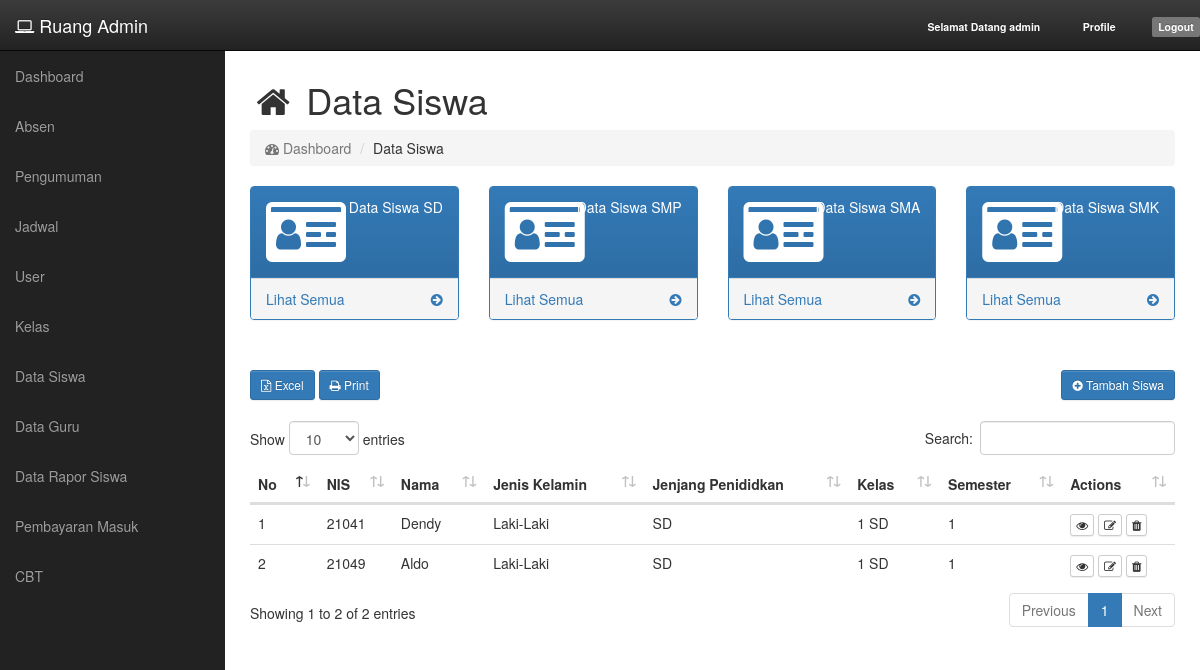
The app's page /siswa (signed in), older data.
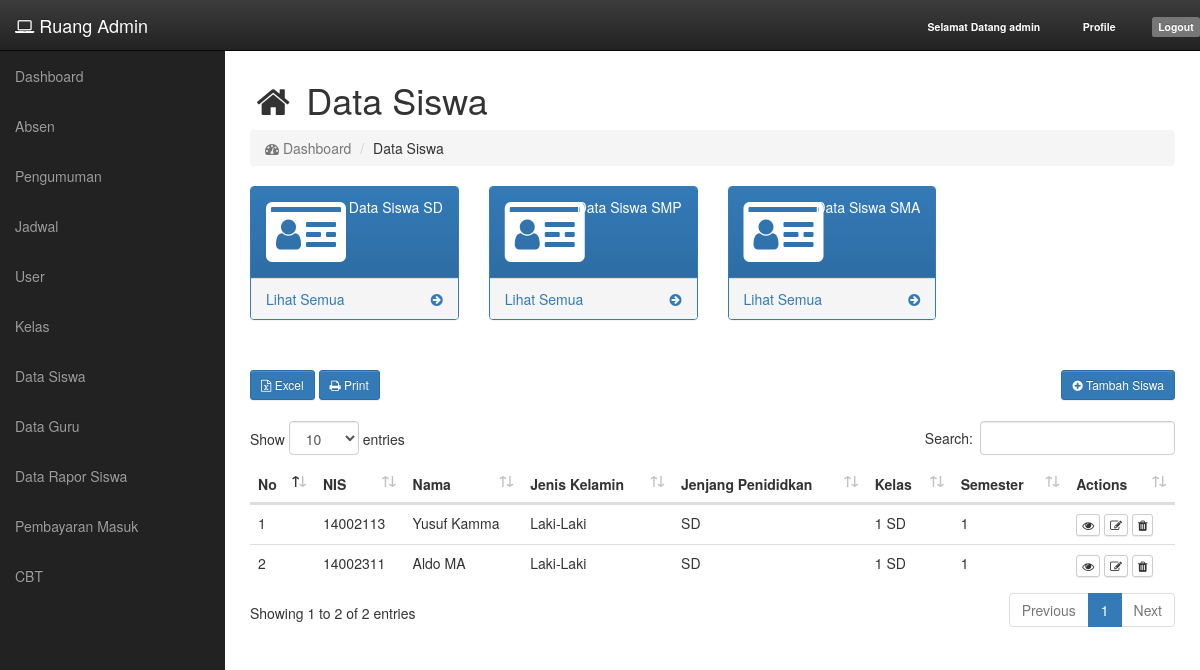
The same page, newer data.
### tables this page shows
CREATE TABLE `tb_jenjang` (
  `jenjang_id` int(11) NOT NULL,
  `jenjang_nama` varchar(255) DEFAULT NULL
);

CREATE TABLE `tb_siswa` (
  `siswa_id` int(11) NOT NULL,
  `siswa_nis` varchar(255) DEFAULT NULL,
  `siswa_nama` varchar(255) DEFAULT NULL,
  `siswa_tmp_lahir` varchar(255) DEFAULT NULL,
  `siswa_tgl_lahir` date DEFAULT NULL,
  `siswa_jenis_kelamin` int(11) DEFAULT NULL,
  `siswa_agama` varchar(255) DEFAULT NULL,
  `siswa_anak_ke` int(11) DEFAULT NULL,
  `siswa_alamat` text,
  `siswa_nama_ayah` varchar(255) DEFAULT NULL,
  `siswa_nama_ibu` varchar(255) DEFAULT NULL,
  `siswa_alamat_ortu` text,
  `siswa_nohp_ortu` varchar(255) DEFAULT NULL,
  `siswa_pekerjaan_ayah` varchar(255) DEFAULT NULL,
  `siswa_pekerjaan_ibu` varchar(255) DEFAULT NULL,
  `siswa_nama_wali` varchar(255) DEFAULT NULL,
  `siswa_nohp_wali` varchar(255) DEFAULT NULL,
  `siswa_alamat_wali` text,
  `siswa_pekerjaan_wali` varchar(255) DEFAULT NULL,
  `siswa_jenjang` int(11) DEFAULT NULL,
  `siswa_kelas` int(11) DEFAULT NULL,
  `siswa_semester` varchar(255) DEFAULT NULL,
  `siswa_foto` varchar(255) DEFAULT NULL,
  `siswa_uid` int(11) DEFAULT NULL
);

CREATE TABLE `tb_tingkat` (
  `tingkat_id` int(11) NOT NULL,
  `tingkat_nama` varchar(255) DEFAULT NULL
);

### app/core/Controller.php (called while the page is built, shortened)
<?php
class Controller {
	public function model($model) {
		return new $model;
	}
	public function view($view, $data = []) {
		require_once 'app/views/' . $view . '.php';
	}
}

### app/core/App.php (called while the page is built, shortened)
<?php
class App {
  protected $method = 'index';
  protected $params = [];
  public function __construct() {
    $this->controller = new $this->controller;
    call_user_func_array([$this->controller, $this->method], $this->params);
  }
}

### index.php (called while the page is built, shortened)
<?php
$app = new App;

### app/helpers/eda_helper.php (called while the page is built, shortened)
<?php
if (!function_exists('base_url')) {
	function base_url($atRoot=FALSE, $atCore=FALSE, $parse=FALSE){
		if (isset($_SERVER['HTTP_HOST'])) {
			$http = isset($_SERVER['HTTPS']) && strtolower($_SERVER['HTTPS']) !== 'off' ? 'https' : 'http';
			$hostname = $_SERVER['HTTP_HOST'];
			$dir = str_replace(basename($_SERVER['SCRIPT_NAME']), '', $_SERVER['SCRIPT_NAME']);
			$core = preg_split('@/@', str_replace($_SERVER['DOCUMENT_ROOT'], '', realpath(dirname(__FILE__))), NULL, PREG_SPLIT_NO_EMPTY);
			$core = $core[0];
			$tmplt = $atRoot ? ($atCore ? "%s://%s/%s/" : "%s://%s/") : ($atCore ? "%s://%s/%s/" : "%s://%s%s");
			$end = $atRoot ? ($atCore ? $core : $hostname) : ($atCore ? $core : $dir);
			$base_url = sprintf( $tmplt, $http, $hostname, $end );
		}
		else $base_url = 'http://localhost/';
		return $base_url;
	}
}

### app/core/Model.php (called while the page is built, shortened)
<?php
class Model {
	private $host = DB_HOST;
	private $user = DB_USER;
	private $pass = DB_PASS;
	private $db_name = DB_NAME;
	private $dbh;
	private $stmt;
	public function __construct() {
		$dsn = 'mysql:host=' . $this->host . ';dbname=' . $this->db_name;
		$option = [
			PDO::ATTR_PERSISTENT => true,
			PDO::ATTR_ERRMODE => PDO::ERRMODE_EXCEPTION
		];
		try {
			$this->dbh = new PDO($dsn, $this->user, $this->pass, $option);
		} catch (PDOException $e) {
			die($e->getMessage());
		}
	}
	public function query($query) {
		$this->stmt = $this->dbh->prepare($query);
	}
	public function bind($param, $value, $type = NULL) {
		if (is_null($type)) {
			switch (true) {
				case is_int($value):
					$type = PDO::PARAM_INT;
					break;
			}
		}
		$this->stmt->bindValue($param, $value, $type);
	}
	public function execute() {
		$this->stmt->execute();
	}
	public function result() {
		$this->execute();
		return $this->stmt->fetchAll(PDO::FETCH_ASSOC);
	}
}

### app/models/Jenjang_model.php (called while the page is built, shortened)
<?php
class Jenjang_model {
	private $table = 'tb_jenjang';
	private $db;
	public function __construct() {
		$this->db = new Model;
	}
	public function get_orderby($order = NULL) {
		$this->db->query('SELECT * FROM ' . $this->table  . (!is_null($order) ? ' ORDER BY ' . $order : '') );
		return $this->db->result();
	}
}

### app/models/Siswa_model.php (called while the page is built, shortened)
<?php
class Siswa_model {
	private $table = 'tb_siswa';
	private $db;
	public function __construct() {
		$this->db = new Model;
	}
	public function get_all($by, $single = FALSE) {
		$this->db->query(
			'SELECT * FROM '
			. $this->table .
			' INNER JOIN tb_jenjang ON jenjang_id = siswa_jenjang ' .
			' INNER JOIN tb_kelas ON kelas_id = siswa_kelas ' .
			' INNER JOIN tb_tingkat ON tingkat_id = kelas_tingkat ' .
			(!is_null($by) ? ' WHERE ' . $by[0] . '=:' . $by[0] : '')
		);
		if (!is_null($by)) {
			$this->db->bind($by[0], $by[1]);
		}
		if ($single) {
			$method = $this->db->row();
		} else {
			$method = $this->db->result();
		}
		return $method;
	}
}

### app/views/siswa/v_daftar_siswa.php (the view, shortened to what the changed rows need)
<link rel="stylesheet" href="<?php echo base_url(); ?>assets/plugins/datatables/css/dataTables.bootstrap4.min.css">
<link rel="stylesheet" href="<?php echo base_url(); ?>assets/plugins/datatables/css/buttons.dataTables.min.css">
<?php if ($_SESSION['role'] == 1) { ?>
<div id="page-wrapper">
    <div class="container-fluid">
        <div class="row">
            <div class="col-md-12">
                <h1><i class="fa fa-home fa-fw"></i> Data Siswa</h1>
            </div>
        </div>
        <div class="row mb-3">
            <?php foreach($data['jenjang'] as $key => $jenjang) : ?>
            <div class="col-lg-3 col-md-6 col-sm-6 col-xs-12">
                <div class="panel panel-primary">
                    <div class="panel-heading">
                        <div class="row">
                            <div class="col-xs-3">
                                <i class="fa fa-id-card fa-5x"></i>
                            </div>
                            <div class="col-lg-9 text-right">
                                <div>Data Siswa <?php echo $jenjang['jenjang_nama']; ?></div>
                            </div>
                        </div>
                    </div>
                    <a href="<?php echo base_url(); ?>siswa/<?php echo $jenjang['jenjang_id']; ?>">
                        <div class="panel-footer">
                            <span class="pull-left">Lihat Semua</span>
                            <span class="pull-right"><i class="fa fa-arrow-circle-right"></i></span>
                            <div class="clearfix"></div>
                        </div>
                    </a>
                </div>
            </div>
            <?php endforeach; ?>
        </div>
<?php } ?>
        <div class="row">
            <div class="col-md-12">
                <div class="table-responsive">
                    <table id="tblSiswa" class="table table-borered table-hover">
                        <thead>
                            <tr>
                                <th>No</th>
                                <th>NIS</th>
                                <th>Nama</th>
                                <th>Jenis Kelamin</th>
                                <th>Jenjang Penididkan</th>
                                <th>Kelas</th>
                                <th>Semester</th>
                                <th style="max-width: 8vw;">Actions</th>
                            </tr>
                        </thead>
                        <tbody>
                            <?php foreach($data['siswa'] as $key => $siswa) : ?>
                                <tr>
                                    <td><?php echo $key + 1; ?></td>
                                    <td><?php echo $siswa['siswa_nis']; ?></td>
                                    <td><?php echo $siswa['siswa_nama']; ?></td>
                                    <td><?php echo ($siswa['siswa_jenis_kelamin'] == 1 ? 'Laki-Laki' : ($siswa['siswa_jenis_kelamin'] == 2 ? 'Wanita' : '')); ?></td>
                                    <td><?php echo $siswa['jenjang_nama']; ?></td>
                                    <td><?php echo $siswa['tingkat_nama'] . ' ' . $siswa['jenjang_nama'] ; ?></td>
                                    <td><?php echo $siswa['siswa_semester']; ?></td>
                                    <td>
                                        <a href="<?php echo base_url(); ?>siswa/detail/<?php echo $siswa['siswa_id']; ?>" class="btn btn-default btn-xs"><i class="fa fa-eye"></i></a>
                                        <a href="<?php echo base_url(); ?>siswa/detail/<?php echo $siswa['siswa_id']; ?>" class="btn btn-default btn-xs"><i class="fa fa-edit"></i></a>
                                        <button class="btn btn-default btn-xs" data-id="<?php echo $siswa['siswa_id']; ?>" data-uid="<?php echo $siswa['siswa_uid']; ?>" data-jenjang="<?php echo $siswa['siswa_jenjang']; ?>" onclick="hapus(this)"><i class="fa fa-trash"></i></button>
                                    </td>
                                </tr>
                            <?php endforeach; ?>
                        </tbody>
                    </table>
                </div>
            </div>
        </div>
    </div>
</div>
<?php if ($_SESSION['role'] == 1) { ?>
    </div>
<?php } else { ?>
</section>
<?php } ?>

Row changes from the older to the newer data that the page shows:
removed tb_jenjang: jenjang_nama "SMK"
removed tb_siswa: siswa_nis "21049", siswa_nama "Aldo", siswa_jenis_kelamin "Laki-Laki", siswa_jenjang.jenjang_nama "SD", tb_tingkat.tingkat_nama "1", siswa_semester "1"
changed tb_siswa: siswa_nis "21041" → "14002113"; siswa_nama "Dendy" → "Yusuf Kamma"
now on this page (row edited): tb_siswa: siswa_nis "14002311", siswa_nama "Aldo MA", siswa_jenis_kelamin "Laki-Laki", siswa_jenjang.jenjang_nama "SD", tb_tingkat.tingkat_nama "1", siswa_semester "1"
